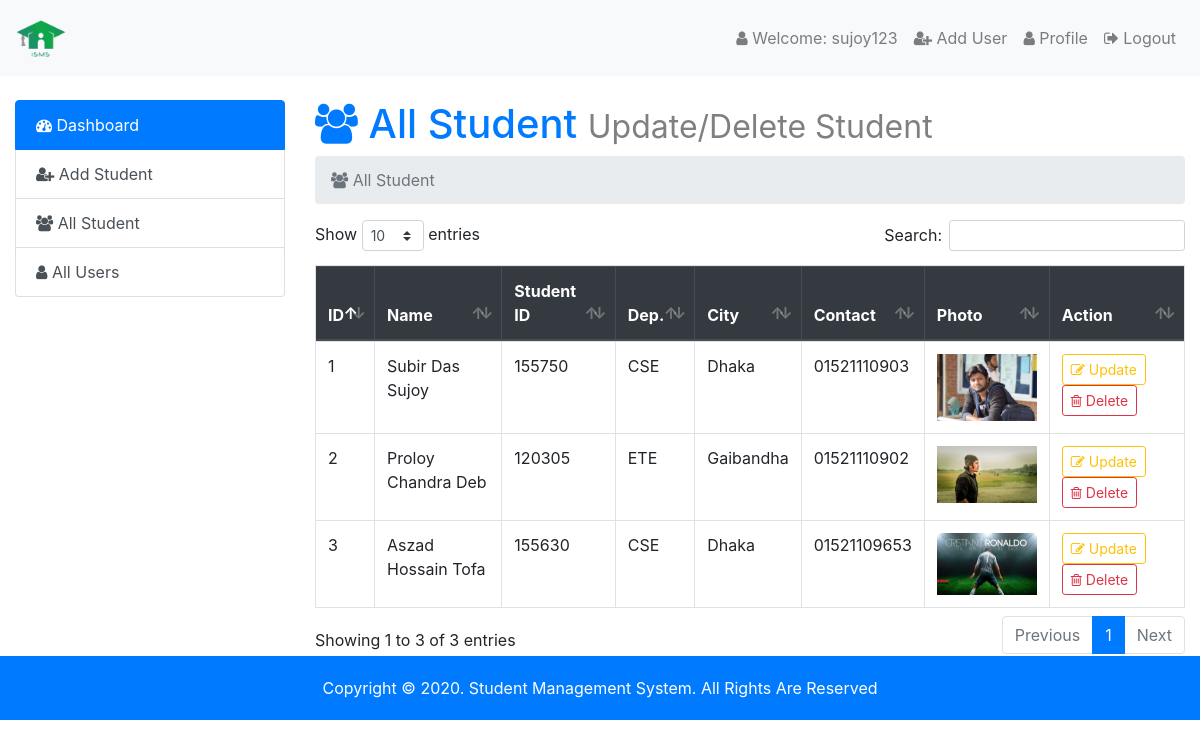
Page /admin/index.php?page=allstudent (signed in) on the committed database.
### tables this page shows
CREATE TABLE `student_info` (
  `id` int(5) NOT NULL,
  `name` varchar(50) NOT NULL,
  `roll` int(6) NOT NULL,
  `class` varchar(5) NOT NULL,
  `city` varchar(30) NOT NULL,
  `pcontact` varchar(20) NOT NULL,
  `image` varchar(50) NOT NULL,
  `date` timestamp NOT NULL DEFAULT current_timestamp()
);

### admin/allstudent.php (the view)
<h1 class="text-primary"><i class="fa fa-users"></i> All Student <small style="color: grey">Update/Delete Student</small></h1>
<nav aria-label="breadcrumb">
    <ol class="breadcrumb">
		<li class="breadcrumb-item active" aria-current="page"><i class="fa fa-users"></i> All Student</li>
	</ol>
</nav>
<div class="table-responsive">
	<table id="data" class="table table-hover table-bordered">
	<thead class="thead-dark">
		<tr>
			<th>ID</th>
			<th>Name</th>
			<th>Student ID</th>
			<th>Dep.</th>
			<th>City</th>
			<th>Contact</th>
			<th>Photo</th>
			<th>Action</th>
		</tr>
	</thead>
	<tbody>
		<?php
		$no = 1;
		$db_sinfo = mysqli_query($con,"SELECT * FROM `student_info`");
		while ($row = mysqli_fetch_assoc($db_sinfo)) {?>
		<tr>
			<td><?php echo $no ; ?></td>
			<td><?php echo ucwords($row['name']); ?></td>
			<td><?php echo $row['roll']; ?></td>
			<td><?php echo $row['class']; ?></td>
			<td><?php echo ucwords($row['city']); ?></td>
			<td><?php echo $row['pcontact']; ?></td>
			<td><img style="width: 100px" src="student images/<?php echo $row['image']; ?>"></td>
			<td>
				<a href="index.php?page=updatestudent&id=<?php echo base64_encode($row['id']); ?>" class="btn btn-outline-warning btn-sm"><i class="fa fa-pencil-square-o"></i> Update</a>
				<a href="deletestudent.php?id=<?php echo base64_encode($row['id']); ?>" class="btn btn-outline-danger btn-sm"><i class="fa fa-trash-o"></i> Delete</a>
			</td>
		</tr>
		<?php
		$no++;
		}
		?>
	</tbody>
</table>
</div>

### admin/index.php (shortened to what this page needs)
<!doctype html>
<html lang="en">
  <head>
    <link rel="stylesheet" href="../css/bootstrap.min.css">
    <link rel="stylesheet" type="text/css" href="../css/font-awesome.min.css">
    <link rel="stylesheet" type="text/css" href="../css/dataTables.bootstrap4.min.css">
    <link rel="stylesheet" type="text/css" href="style.css">
  </head>
  <body>
    <nav class="navbar navbar-expand-lg navbar-light bg-light">
  <a class="navbar-brand" href="index.php"><img src="../images/unnamed.png" class="img-fluid" style="width: 50px;" alt=""></a>
  <div class="collapse navbar-collapse" id="navbarSupportedContent">
    <ul class="navbar-nav ml-auto">
      <li class="nav-item">
        <a class="nav-link" href="index.php?page=userprofile"><i class="fa fa-user"></i> Welcome: <?php if (isset($_SESSION['user_login'])) {echo $_SESSION['user_login'];} ?></a>
      </li>
       <li class="nav-item">
        <a class="nav-link" href="registration.php"><i class="fa fa-user-plus"></i> Add User</a>
      </li>
       <li class="nav-item">
        <a class="nav-link" href="index.php?page=userprofile"><i class="fa fa-user"></i> Profile</a>
      </li>
       <li class="nav-item">
        <a class="nav-link" href="logout.php"><i class="fa fa-sign-out"></i> Logout</a>
      </li>
    </ul>
  </div>
</nav>
<br>
<div class="container-fluid">
	<div class="row">
		<div class="col-sm-3">
			<div class="list-group" id="myList">
				  <a href="index.php?page=dashboard" class="list-group-item list-group-item-action active"><i class="fa fa-tachometer"></i> Dashboard</a>
				  <a href="index.php?page=addstudent" class="list-group-item list-group-item-action "><i class="fa fa-user-plus"></i> Add Student</a>
				  <a href="index.php?page=allstudent" class="list-group-item list-group-item-action "><i class="fa fa-users"></i> All Student</a>
				  <a href="index.php?page=alluser" class="list-group-item list-group-item-action "><i class="fa fa-user"></i> All Users</a>
			</div>
		</div>
		<div class="col-sm-9">
			<div class="content">
				<?php
        if (isset($_GET['page'])) {
					$page = $_GET['page'].'.php';
				}else {
					$page = 'dashboard.php';
				}
				if (file_exists($page)) {
					include $page;
				}
				?>
			</div>
		</div>
	</div>
</div>
<footer class="footer-area">
	<p>Copyright &copy; 2020. Student Management System. All Rights Are Reserved</p>
</footer>
  </body>
</html>

### admin/style.css (style rules this page uses)
.content { min-height: 550px; }
.footer-area { background-color: #007bff; text-align: center; padding: 20px 0px; color: #fff; }
.footer-area p { margin: 0; }

### rows in the picture
student_info: name "Subir Das Sujoy", roll "155750", class "CSE", city "Dhaka", pcontact "01521110903", image (picture)
student_info: name "Proloy Chandra Deb", roll "120305", class "ETE", city "Gaibandha", pcontact "01521110902", image (picture)
student_info: name "Aszad Hossain Tofa", roll "155630", class "CSE", city "Dhaka", pcontact "01521109653", image (picture)

### other values in the picture
$_SESSION['user_login'] "sujoy123"
